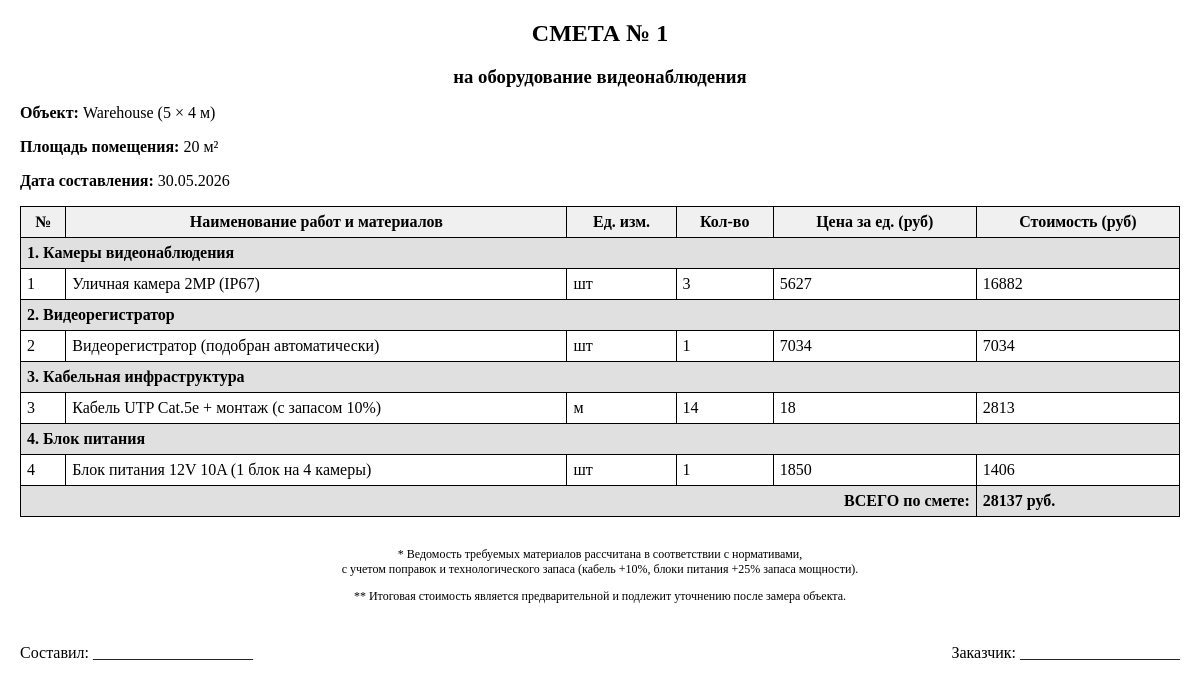
Screenshot of /smeta/1 with the database file from the repository.
### app.py (models this page shows)
class Calculation(db.Model):
    id = db.Column(db.Integer, primary_key=True)
    date = db.Column(db.DateTime, default=datetime.utcnow)
    room_length = db.Column(db.Float)
    room_width = db.Column(db.Float)
    room_type = db.Column(db.String(50))
    camera_count = db.Column(db.Integer)
    camera_type = db.Column(db.String(100))
    total_price = db.Column(db.Float)
    user_id = db.Column(db.Integer, db.ForeignKey('user.id'), nullable=True)

### app.py (the view)
@app.route('/smeta/<int:calc_id>')
def smeta_print(calc_id):
    calc = Calculation.query.get_or_404(calc_id)
    return render_template('smeta_print.html', calc=calc)

### app.py (called while the page is built)
@app.context_processor
def utility_processor():
    user = None
    user_is_admin = False
    if 'user_id' in session:
        user = User.query.get(session['user_id'])
        if user:
            user_is_admin = user.is_admin
    return dict(current_user=user, user_is_admin=user_is_admin)

### templates/smeta_print.html (shortened to what this page needs)
<!DOCTYPE html>
<html lang="ru">
<head>
</head>
<body>
<h2>СМЕТА № {{ calc.id }}</h2>
<h3>на оборудование видеонаблюдения</h3>
<p><strong>Объект:</strong> {{ calc.room_type|capitalize }} ({{ calc.room_length|int }} × {{ calc.room_width|int }} м)</p>
<p><strong>Площадь помещения:</strong> {{ (calc.room_length * calc.room_width)|int }} м²</p>
<p><strong>Дата составления:</strong> {{ calc.date.strftime('%d.%m.%Y') }}</p>
<table>
    <thead>
        <tr>
            <th>№</th>
            <th>Наименование работ и материалов</th>
            <th>Ед. изм.</th>
            <th>Кол-во</th>
            <th>Цена за ед. (руб)</th>
            <th>Стоимость (руб)</th>
        </tr>
    </thead>
    <tbody>
        <tr class="total-row">
            <td colspan="6"><strong>1. Камеры видеонаблюдения</strong></td>
        </tr>
        <tr>
            <td>1</td>
            <td>{{ calc.camera_type }}</td>
            <td>шт</td>
            <td>{{ calc.camera_count }}</td>
            <td>{{ (calc.total_price * 0.6 / calc.camera_count)|int }}</td>
            <td>{{ (calc.total_price * 0.6)|int }}</td>
        </tr>
        <tr class="total-row">
            <td colspan="6"><strong>2. Видеорегистратор</strong></td>
        </tr>
        <tr>
            <td>2</td>
            <td>Видеорегистратор (подобран автоматически)</td>
            <td>шт</td>
            <td>1</td>
            <td>{{ (calc.total_price * 0.25)|int }}</td>
            <td>{{ (calc.total_price * 0.25)|int }}</td>
        </tr>
        <tr class="total-row">
            <td colspan="6"><strong>3. Кабельная инфраструктура</strong></td>
        </tr>
        <tr>
            <td>3</td>
            <td>Кабель UTP Cat.5e + монтаж (с запасом 10%)</td>
            <td>м</td>
            <td>{{ ((calc.room_length * calc.room_width)**0.5 * calc.camera_count * 1.1)|int }}</td>
            <td>18</td>
            <td>{{ (calc.total_price * 0.1)|int }}</td>
        </tr>
        <tr class="total-row">
            <td colspan="6"><strong>4. Блок питания</strong></td>
        </tr>
        <tr>
            <td>4</td>
            <td>Блок питания 12V 10A (1 блок на 4 камеры)</td>
            <td>шт</td>
            <td>{{ ((calc.camera_count + 3) // 4) }}</td>
            <td>1850</td>
            <td>{{ (calc.total_price * 0.05)|int }}</td>
        </tr>
        <tr class="total-row">
            <td colspan="5" style="text-align: right;"><strong>ВСЕГО по смете:</strong></td>
            <td><strong>{{ calc.total_price|int }} руб.</strong></td>
        </tr>
    </tbody>
</table>
<div class="footer">
    <p>* Ведомость требуемых материалов рассчитана в соответствии с нормативами,<br>
    с учетом поправок и технологического запаса (кабель +10%, блоки питания +25% запаса мощности).</p>
    <p>** Итоговая стоимость является предварительной и подлежит уточнению после замера объекта.</p>
</div>
<div class="signature">
    <div>Составил: ____________________</div>
    <div>Заказчик: ____________________</div>
</div>
</body>
</html>

### templates/smeta_print.html (style rules this page uses)
body { font-family: 'Times New Roman', Times, serif; margin: 20px; font-size: 12pt; }
h2, h3 { text-align: center; margin-bottom: 5px; }
table { width: 100%; border-collapse: collapse; margin-top: 15px; }
th, td { border: 1px solid #000; padding: 6px; vertical-align: top; }
th { background-color: #f0f0f0; font-weight: bold; text-align: center; }
.total-row { font-weight: bold; background-color: #e0e0e0; }
.footer { margin-top: 30px; font-size: 9pt; text-align: center; }
.signature { margin-top: 40px; display: flex; justify-content: space-between; }

### rows the page displays
Calculation: id "1", room_type "Warehouse", room_length "5", room_width "4", (calc.room_length*calc.room_width)|int "20", date "30.05.2026", camera_type "Уличная камера 2MP (IP67)", camera_count "3", (calc.total_price*0.6/calc.camera_count)|int "5627", (calc.total_price*0.6)|int "16882", (calc.total_price*0.25)|int "7034", room_length+room_width+camera_count "14", (calc.total_price*0.1)|int "2813", ((calc.camera_count+3)//4) "1", (calc.total_price*0.05)|int "1406", total_price "28137"
